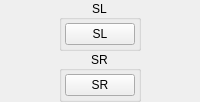
               <widget class="QWidget" name="buttonShoulderButtonsSLSR" native="true">
                <layout class="QVBoxLayout" name="buttonShoulderButtonsSLSRVerticalLayout">
                 <property name="spacing">
                  <number>0</number>
                 </property>
                 <property name="leftMargin">
                  <number>0</number>
                 </property>
                 <property name="topMargin">
                  <number>0</number>
                 </property>
                 <property name="rightMargin">
                  <number>0</number>
                 </property>
                 <property name="bottomMargin">
                  <number>0</number>
                 </property>
                 <item alignment="Qt::AlignHCenter">
                  <widget class="QGroupBox" name="buttonShoulderButtonsSLGroup">
                   <property name="title">
                    <string>SL</string>
                   </property>
                   <property name="alignment">
                    <set>Qt::AlignCenter</set>
                   </property>
                   <layout class="QVBoxLayout" name="buttonShoulderButtonsSLVerticalLayout">
                    <property name="spacing">
                     <number>3</number>
                    </property>
                    <property name="leftMargin">
                     <number>3</number>
                    </property>
                    <property name="topMargin">
                     <number>3</number>
                    </property>
                    <property name="rightMargin">
                     <number>3</number>
                    </property>
                    <property name="bottomMargin">
                     <number>3</number>
                    </property>
                    <item>
                     <widget class="QPushButton" name="buttonSL">
                      <property name="minimumSize">
                       <size>
                        <width>68</width>
                        <height>0</height>
                       </size>
                      </property>
                      <property name="maximumSize">
                       <size>
                        <width>68</width>
                        <height>16777215</height>
                       </size>
                      </property>
                      <property name="styleSheet">
                       <string notr="true">min-width: 68px;</string>
                      </property>
                      <property name="text">
                       <string>SL</string>
                      </property>
                     </widget>
                    </item>
                   </layout>
                  </widget>
                 </item>
                 <item alignment="Qt::AlignHCenter">
                  <widget class="QGroupBox" name="buttonShoulderButtonsSRGroup">
                   <property name="title">
                    <string>SR</string>
                   </property>
                   <property name="alignment">
                    <set>Qt::AlignCenter</set>
                   </property>
                   <layout class="QVBoxLayout" name="buttonShoulderButtonsSRVerticalLayout">
                    <property name="spacing">
                     <number>3</number>
                    </property>
                    <property name="leftMargin">
                     <number>3</number>
                    </property>
                    <property name="topMargin">
                     <number>3</number>
                    </property>
                    <property name="rightMargin">
                     <number>3</number>
                    </property>
                    <property name="bottomMargin">
                     <number>3</number>
                    </property>
                    <item>
                     <widget class="QPushButton" name="buttonSR">
                      <property name="minimumSize">
                       <size>
                        <width>68</width>
                        <height>0</height>
                       </size>
                      </property>
                      <property name="maximumSize">
                       <size>
                        <width>68</width>
                        <height>16777215</height>
                       </size>
                      </property>
                      <property name="styleSheet">
                       <string notr="true">min-width: 68px;</string>
                      </property>
                      <property name="text">
                       <string>SR</string>
                      </property>
                     </widget>
                    </item>
                   </layout>
                  </widget>
                 </item>
                </layout>
               </widget>
